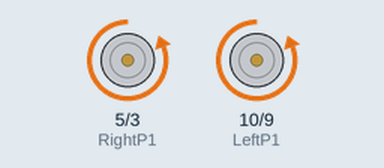
This sketch was run on a simulated Arduino Uno, built with avr-gcc and run on an emulated ATmega328P. On the bench: motor-driver pin pairs drawn as motors (green arrow = first pin HIGH = forward, orange = second pin HIGH = backward, longer = more drive). At 1.0 s the program stops and its outputs stay as they are.

Above: at 0.1 s.
At 1.1 s:
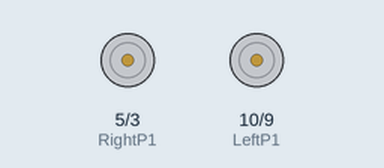
Timing chart, 0 to 2.5 s (numbered marks = the images above):
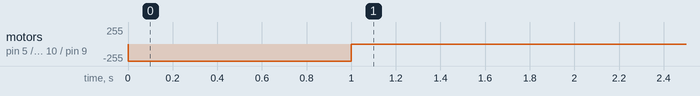

Measured:
- by itself, motor on pin 5 (RightP1) / pin 3 (RightP2), motor on pin 10 (LeftP1) / pin 9 (LeftP2): stopped → backward 255/255 at 0.00 s, → stopped 1.0 s later

The sketch:

arexx_arduino_robot_motor_.ino
```cpp
//this is not how they control the motors but seems to work, have to
//look into what they are doing here.

#define LeftP1 10
#define LeftP2 9
#define RightP1 5
#define RightP2 3

void setup() {
  // put your setup code here, to run once:
pinMode(LeftP1, OUTPUT);
pinMode(LeftP2, OUTPUT);
pinMode(RightP1, OUTPUT);
pinMode(RightP2, OUTPUT);
stop();
}

void loop() {
  // put your main code here, to run repeatedly:
//forward();
//backward();
//delay(5000);
//stop();
//delay(5000);
//leftmotorrun();
//rightmotorrun();
//rightmotorrunB();
tightRight();
delay(1000);
stop();
while(1) {}
}

void stop() {
  digitalWrite(LeftP1, LOW);
  digitalWrite(LeftP2, LOW);
  digitalWrite(RightP1, LOW);
  digitalWrite(RightP2, LOW);
}

void forward() {
  analogWrite(LeftP2, 255);
  digitalWrite(LeftP1, LOW);
  analogWrite(RightP1, 255);
  digitalWrite(RightP2, LOW);
}

void backward() {
  analogWrite(LeftP1, 255);
  digitalWrite(LeftP2, LOW);
  analogWrite(RightP2, 255);
  digitalWrite(RightP1, LOW);
}
void leftmotorrunB() {
  //backward
  analogWrite(LeftP1, 255);
  digitalWrite(LeftP2, LOW);
}

void leftmotorrun() {
  analogWrite(LeftP2, 255);
  digitalWrite(LeftP1, LOW);
}

void rightmotorrun() {
  //forward
  analogWrite(RightP1, 255);
  digitalWrite(RightP2, LOW);
}

void rightmotorrunB() {
  digitalWrite(RightP1, LOW);
  analogWrite(RightP2, 255);
}

void tightLeft() {
  analogWrite(LeftP1, 255);
  digitalWrite(LeftP2, LOW);
   analogWrite(RightP1, 255);
  digitalWrite(RightP2, LOW);
}

void tightRight() {
  analogWrite(LeftP2, 255);
  digitalWrite(LeftP1, LOW);
   analogWrite(RightP2, 255);
  digitalWrite(RightP1, LOW);
}
```
